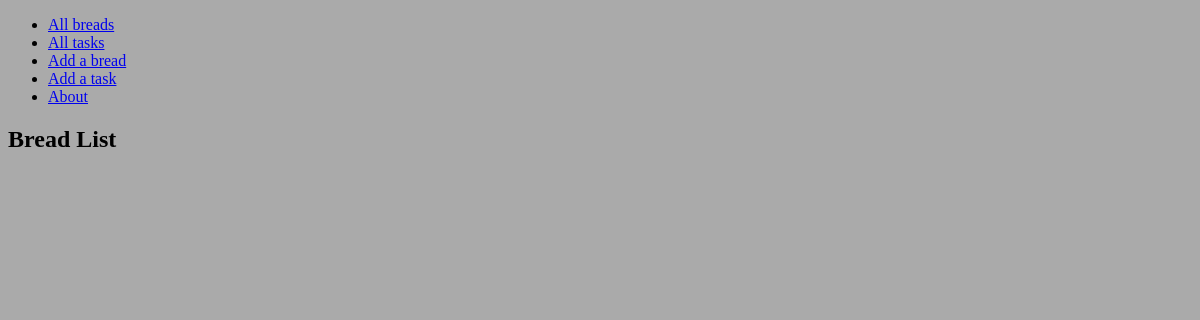
The page /breads/ on the database as committed earlier.
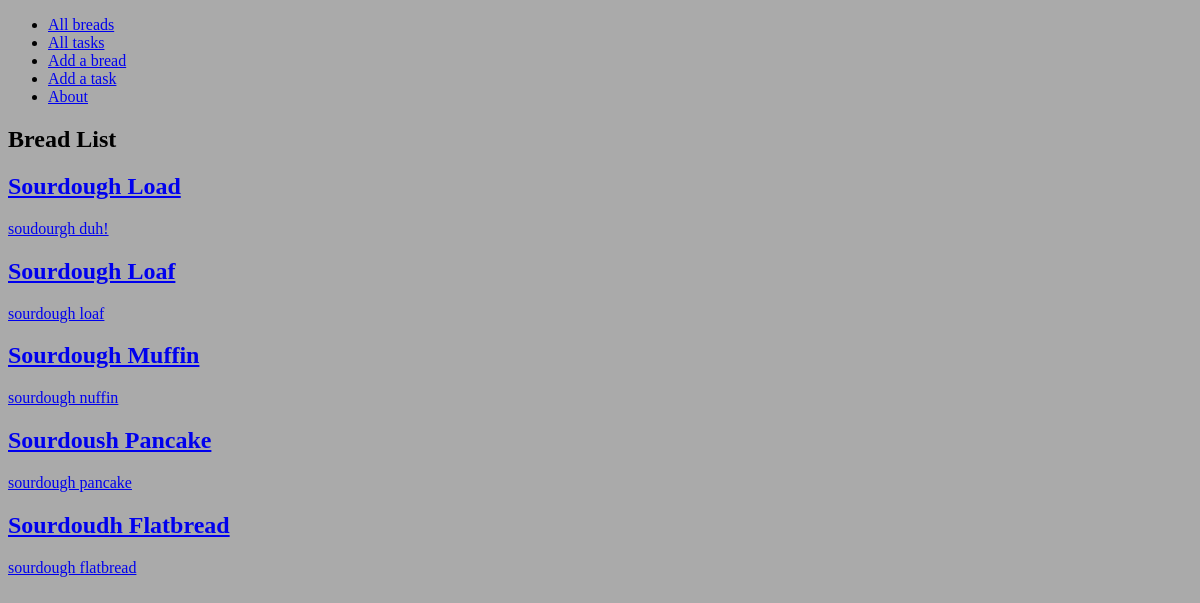
The same page on the database as committed later.
### main_app/models.py (models this page shows, shortened)
class Bread(models.Model):
  name = models.CharField(max_length=100)
  description = models.TextField(max_length=250)
  tasks = models.ManyToManyField(Task)

### main_app/views.py (the view)
# urls.py: path('breads/', views.breads_index, name='breads_index'),
def breads_index(request):
  breads = Bread.objects.all()
  return render(request, 'breads/index.html', { 'breads': breads})

### main_app/templates/breads/index.html (shortened to what this page needs)
{% extends 'base.html' %} {% load static %}  {% block content %}
<section class="page-header">
  <h1>Bread List</h1>
</section>
<section class="card-container">
  {% for bread in breads %}
  <div class="card">
    <a href="{% url 'breads_detail' bread.id %}">
      <div class="card-content">
        <h2 class="card-title">{{ bread.name }}</h2>
        <p>{{ bread.description }}</p>
      </div>
    </a>
  </div>
  {% endfor %}
</section>
{% endblock %}

### main_app/templates/base.html (shortened to what this page needs)
{% load static %}
<!DOCTYPE html>
<html lang="en">
  <head>
    <link rel="stylesheet" type="text/css" href="{% static 'css/base.css' %}" />
  </head>
  <body>
    <header>
   <nav>
      <ul>
          <li><a href="{% url 'breads_index' %}">All breads</a></li>
          <li><a href="{% url 'tasks_index' %}">All tasks</a></li>
          <li><a href="{% url 'breads_create' %}">Add a bread</a></li>
          <li><a href="{% url 'tasks_create' %}">Add a task</a></li>
          <li><a href="{% url 'about' %}">About</a></li>
      </ul>
    </nav>
    </header>
    <main>{% block content %} {% endblock %}</main>
  </body>
</html>

### main_app/static/css/base.css (style rules this page uses)
html { background-color: #AAA; }

Rows that differ between the two databases and show on the page:
added Bread: name "Sourdough Load", description "soudourgh duh!"
added Bread: name "Sourdough Loaf", description "sourdough loaf"
added Bread: name "Sourdough Muffin", description "sourdough nuffin"
added Bread: name "Sourdoush Pancake", description "sourdough pancake"
added Bread: name "Sourdoudh Flatbread", description "sourdough flatbread"
